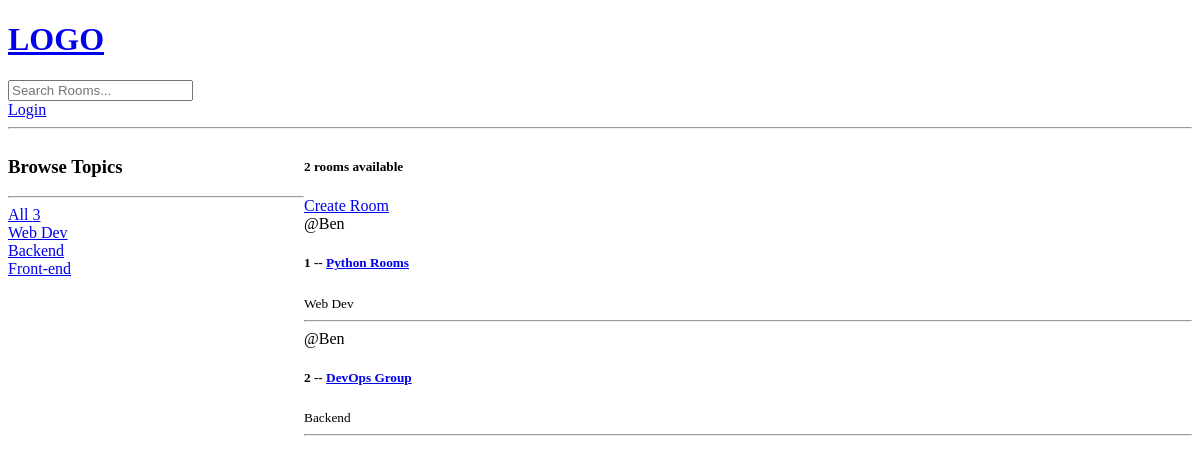
The app's page /, older data.
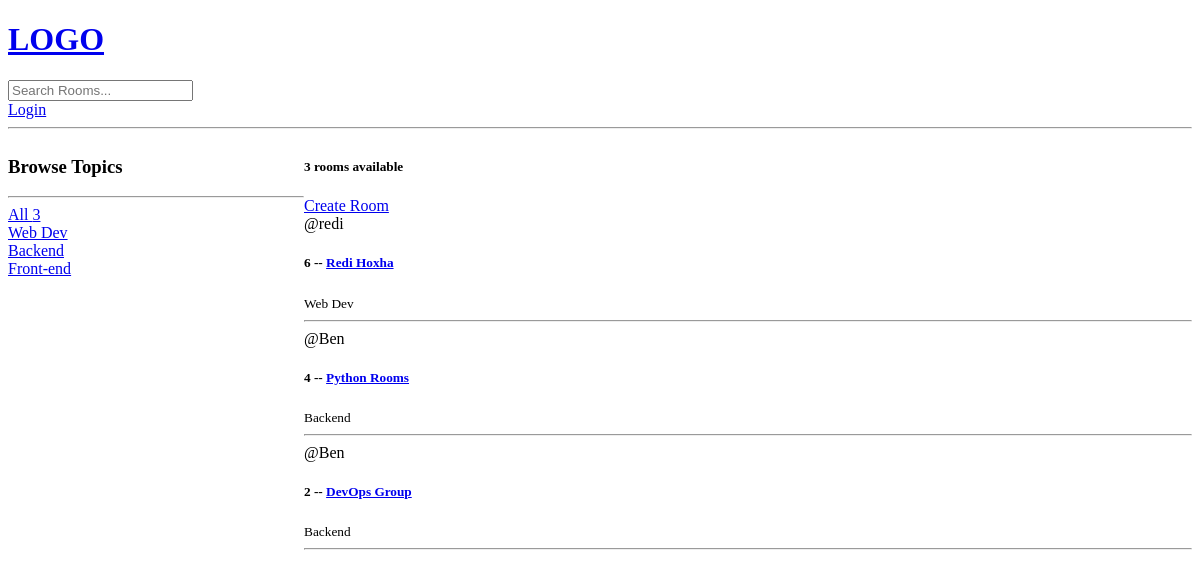
The same page, newer data.
### base/models.py (models this page shows, shortened)
class Topic(models.Model):
    name = models.CharField(max_length=200)

class Room(models.Model):
    host = models.ForeignKey(User, on_delete=models.SET_NULL, null=True)
    topic = models.ForeignKey(Topic, on_delete=models.SET_NULL, null=True)
    name = models.CharField(max_length=200)
    description = models.TextField(null=True, blank=True)
    participants = models.ManyToManyField(User, related_name='participants', blank=True)
    updated = models.DateTimeField(auto_now=True)
    created = models.DateTimeField(auto_now_add=True)
    class Meta:
        ordering = ['-updated', '-created']

### base/views.py (the view)
# urls.py: path('', views.home, name="home"),
def home(request):
    q = request.GET.get('q') if request.GET.get('q') is not None else ''
    rooms = Room.objects.filter(
        Q(topic__name__icontains=q) |
        Q(name__icontains=q) |
        Q(description__icontains=q)
    )
    room_count = rooms.count()
    topics = Topic.objects.all()
    topic_count = topics.count()
    context = {'rooms': rooms, 'topics': topics, 'room_count': room_count, 'topic_count': topic_count}
    return render(request, 'base/home.html', context)

### base/templates/base/home.html (shortened to what this page needs)
{% extends 'base/main.html' %}
{% block content %}
<div class="home-container">
    <div class="topics-column">
        <h3>Browse Topics</h3>
        <hr>
        <div>
            <a href="{% url 'home' %}">All {{ topic_count }}</a>
        </div>
        {% for topic in topics %}
            <div>
                <a href="{% url 'home' %}?q={{ topic.name }}">{{ topic.name }}</a>
            </div>
        {% endfor %}
    </div>
    <div class="rooms-column">
        <h5>{{ room_count }} rooms available</h5>
        <a href="{% url 'create-room' %}">Create Room</a>
        {% for room in rooms %}
        <div>
            <span>@{{ room.host.username }}</span>
            <h5>{{room.id}} -- <a href="{% url 'room' room.id %}">{{room.name}}</a></h5>
            <small>{{ room.topic.name }}</small>
            <hr>
        </div>
        {% endfor %}
    </div>
</div>
{% endblock content %}

### base/templates/base/main.html (shortened to what this page needs)
<!DOCTYPE html>
<html lang="en">
<head>
</head>
<body>
        {% include 'base/navbar.html' %}
        {% block content %}
        {% endblock %}
</body>
</html>

### base/templates/base/navbar.html
<a href="/">
    <h1>LOGO</h1>
</a>
<form method="GET" action="{% url 'home' %}">
    <label>
        <input type="text" name="q" placeholder="Search Rooms..."/>
    </label>
</form>
{% if request.user.is_authenticated %}
<p>Hello {{ request.user }}</p>
<a href="{% url 'logout' %}">Logout</a>
{% else %}
<a href="{% url 'login' %}">Login</a>
{% endif %}
<hr>

### base/templates/base/home.html (style rules this page uses)
.home-container { display: grid; grid-template-columns: 1fr 3fr; }

Row changes from the older to the newer data that the page shows:
removed Room: host.username "Ben", id "1", name "Python Rooms", topic.name "Web Dev"
added Room: host.username "redi", id "6", name "Redi Hoxha", topic.name "Web Dev"
added Room: host.username "Ben", id "4", name "Python Rooms", topic.name "Backend"
Text that changed along with them:
{{ room_count }}: "2" → "3"
